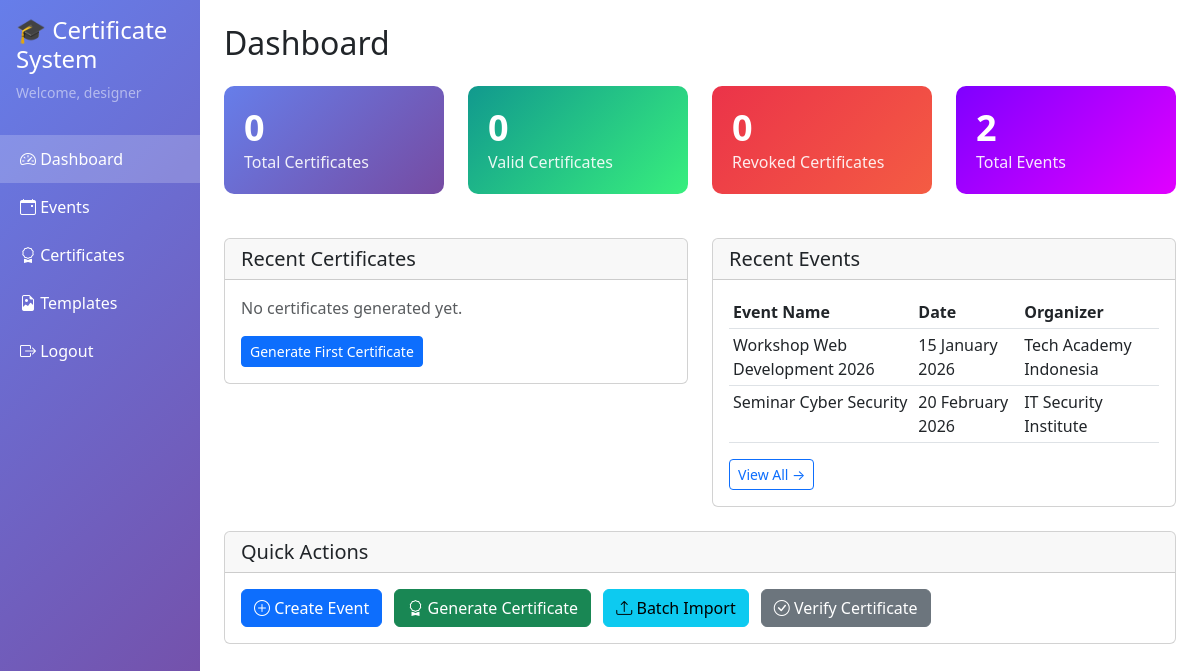
The app's page /admin/index.php (signed in) with its own data.
### tables this page shows
CREATE TABLE IF NOT EXISTS events (
    id INT PRIMARY KEY AUTO_INCREMENT,
    event_name VARCHAR(200) NOT NULL,
    event_date DATE NOT NULL,
    organizer VARCHAR(200) NOT NULL,
    template_id INT,
    created_by INT NOT NULL,
    created_at DATETIME NOT NULL DEFAULT CURRENT_TIMESTAMP,
    FOREIGN KEY (template_id) REFERENCES templates(id) ON DELETE SET NULL,
    FOREIGN KEY (created_by) REFERENCES users(id) ON DELETE RESTRICT,
    INDEX idx_event_name (event_name),
    INDEX idx_event_date (event_date),
    INDEX idx_created_by (created_by)
);

### includes/auth.php (called while the page is built, shortened)
<?php
require_once __DIR__ . '/functions.php';
function getCurrentUsername() {
    return isset($_SESSION['username']) ? $_SESSION['username'] : null;
}

### includes/security.php (called while the page is built, shortened)
<?php
function sanitize($data) {
    return htmlspecialchars(trim($data), ENT_QUOTES, 'UTF-8');
}

### includes/functions.php (called while the page is built, shortened)
<?php
function formatDate($date, $format = 'd F Y') {
    $timestamp = strtotime($date);
    return date($format, $timestamp);
}

### admin/index.php (the view, shortened to what this page needs)
<?php
require_once __DIR__ . '/../includes/security.php';
require_once __DIR__ . '/../includes/auth.php';
require_once __DIR__ . '/../includes/functions.php';
$db = getDB();
$stats = [];
$stmt = $db->query("SELECT COUNT(*) as count FROM certificates");
$stats['total_certificates'] = $stmt->fetch()['count'];
$stmt = $db->query("SELECT COUNT(*) as count FROM certificates WHERE status = 'valid'");
$stats['valid_certificates'] = $stmt->fetch()['count'];
$stmt = $db->query("SELECT COUNT(*) as count FROM certificates WHERE status = 'revoked'");
$stats['revoked_certificates'] = $stmt->fetch()['count'];
$stmt = $db->query("SELECT COUNT(*) as count FROM events");
$stats['total_events'] = $stmt->fetch()['count'];
$stmt = $db->query("SELECT c.*, e.event_name FROM certificates c
                    LEFT JOIN events e ON c.event_id = e.id
                    ORDER BY c.issued_at DESC LIMIT 5");
$recentCertificates = $stmt->fetchAll();
$stmt = $db->query("SELECT * FROM events ORDER BY created_at DESC LIMIT 5");
$recentEvents = $stmt->fetchAll();
?>
<!DOCTYPE html>
<html lang="en">
<head>
    <link href="https://cdn.jsdelivr.net/npm/bootstrap@5.3.0/dist/css/bootstrap.min.css" rel="stylesheet">
    <link rel="stylesheet" href="https://cdn.jsdelivr.net/npm/bootstrap-icons@1.11.0/font/bootstrap-icons.css">
</head>
<body>
    <div class="container-fluid">
        <div class="row">
            <div class="col-md-2 p-0 sidebar">
                <div class="p-3">
                    <h4 class="text-white">🎓 Certificate System</h4>
                    <p class="text-white-50 small">Welcome, <?php echo sanitize(getCurrentUsername()); ?></p>
                </div>
                <nav>
                    <a href="index.php" class="active"><i class="bi bi-speedometer2"></i> Dashboard</a>
                    <a href="events/index.php"><i class="bi bi-calendar-event"></i> Events</a>
                    <a href="certificates/index.php"><i class="bi bi-award"></i> Certificates</a>
                    <a href="templates/index.php"><i class="bi bi-file-earmark-image"></i> Templates</a>
                    <a href="logout.php"><i class="bi bi-box-arrow-right"></i> Logout</a>
                </nav>
            </div>
            <div class="col-md-10 p-4">
                <h2 class="mb-4">Dashboard</h2>
                <div class="row">
                    <div class="col-md-3">
                        <div class="stat-card blue">
                            <h3><?php echo $stats['total_certificates']; ?></h3>
                            <p>Total Certificates</p>
                        </div>
                    </div>
                    <div class="col-md-3">
                        <div class="stat-card green">
                            <h3><?php echo $stats['valid_certificates']; ?></h3>
                            <p>Valid Certificates</p>
                        </div>
                    </div>
                    <div class="col-md-3">
                        <div class="stat-card red">
                            <h3><?php echo $stats['revoked_certificates']; ?></h3>
                            <p>Revoked Certificates</p>
                        </div>
                    </div>
                    <div class="col-md-3">
                        <div class="stat-card purple">
                            <h3><?php echo $stats['total_events']; ?></h3>
                            <p>Total Events</p>
                        </div>
                    </div>
                </div>
                <div class="row mt-4">
                    <div class="col-md-6">
                        <div class="card">
                            <div class="card-header">
                                <h5 class="mb-0">Recent Certificates</h5>
                            </div>
                            <div class="card-body">
                                <?php if (empty($recentCertificates)): ?>
                                    <p class="text-muted">No certificates generated yet.</p>
                                    <a href="certificates/generate.php" class="btn btn-primary btn-sm">Generate First Certificate</a>
                                <?php endif; ?>
                            </div>
                        </div>
                    </div>
                    <div class="col-md-6">
                        <div class="card">
                            <div class="card-header">
                                <h5 class="mb-0">Recent Events</h5>
                            </div>
                            <div class="card-body">
                                <?php if (empty($recentEvents)): ?>
                                    <p class="text-muted">No events created yet.</p>
                                    <a href="events/create.php" class="btn btn-primary btn-sm">Create First Event</a>
                                <?php else: ?>
                                    <div class="table-responsive">
                                        <table class="table table-sm">
                                            <thead>
                                                <tr>
                                                    <th>Event Name</th>
                                                    <th>Date</th>
                                                    <th>Organizer</th>
                                                </tr>
                                            </thead>
                                            <tbody>
                                                <?php foreach ($recentEvents as $event): ?>
                                                    <tr>
                                                        <td><?php echo sanitize($event['event_name']); ?></td>
                                                        <td><?php echo formatDate($event['event_date']); ?></td>
                                                        <td><?php echo sanitize($event['organizer']); ?></td>
                                                    </tr>
                                                <?php endforeach; ?>
                                            </tbody>
                                        </table>
                                    </div>
                                    <a href="events/index.php" class="btn btn-sm btn-outline-primary">View All →</a>
                                <?php endif; ?>
                            </div>
                        </div>
                    </div>
                </div>
                <div class="row mt-4">
                    <div class="col-md-12">
                        <div class="card">
                            <div class="card-header">
                                <h5 class="mb-0">Quick Actions</h5>
                            </div>
                            <div class="card-body">
                                <a href="events/create.php" class="btn btn-primary me-2"><i class="bi bi-plus-circle"></i> Create Event</a>
                                <a href="certificates/generate.php" class="btn btn-success me-2"><i class="bi bi-award"></i> Generate Certificate</a>
                                <a href="certificates/import.php" class="btn btn-info me-2"><i class="bi bi-upload"></i> Batch Import</a>
                                <a href="../verify/index.php" class="btn btn-secondary" target="_blank"><i class="bi bi-check-circle"></i> Verify Certificate</a>
                            </div>
                        </div>
                    </div>
                </div>
            </div>
        </div>
    </div>
</body>
</html>

### admin/index.php (style rules this page uses)
.sidebar { min-height: 100vh; background: linear-gradient(135deg, #667eea 0%, #764ba2 100%); }
.sidebar a { color: white; text-decoration: none; padding: 12px 20px; display: block; transition: background 0.3s; }
.sidebar a:hover, .sidebar a.active { background: rgba(255,255,255,0.2); }
.stat-card { border-radius: 10px; padding: 20px; margin-bottom: 20px; color: white; }
.stat-card.blue { background: linear-gradient(135deg, #667eea 0%, #764ba2 100%); }
.stat-card.green { background: linear-gradient(135deg, #11998e 0%, #38ef7d 100%); }
.stat-card.red { background: linear-gradient(135deg, #eb3349 0%, #f45c43 100%); }
.stat-card.purple { background: linear-gradient(135deg, #7F00FF 0%, #E100FF 100%); }
.stat-card h3 { font-size: 36px; font-weight: bold; margin: 0; }
.stat-card p { margin: 0; opacity: 0.9; }

### records on screen
events: event_name "Workshop Web Development 2026", event_date "15 January 2026", organizer "Tech Academy Indonesia"
events: event_name "Seminar Cyber Security", event_date "20 February 2026", organizer "IT Security Institute"

### other values on screen
getCurrentUsername() "designer"
$stats['total_certificates'] "0"
$stats['valid_certificates'] "0"
$stats['revoked_certificates'] "0"
$stats['total_events'] "2"
